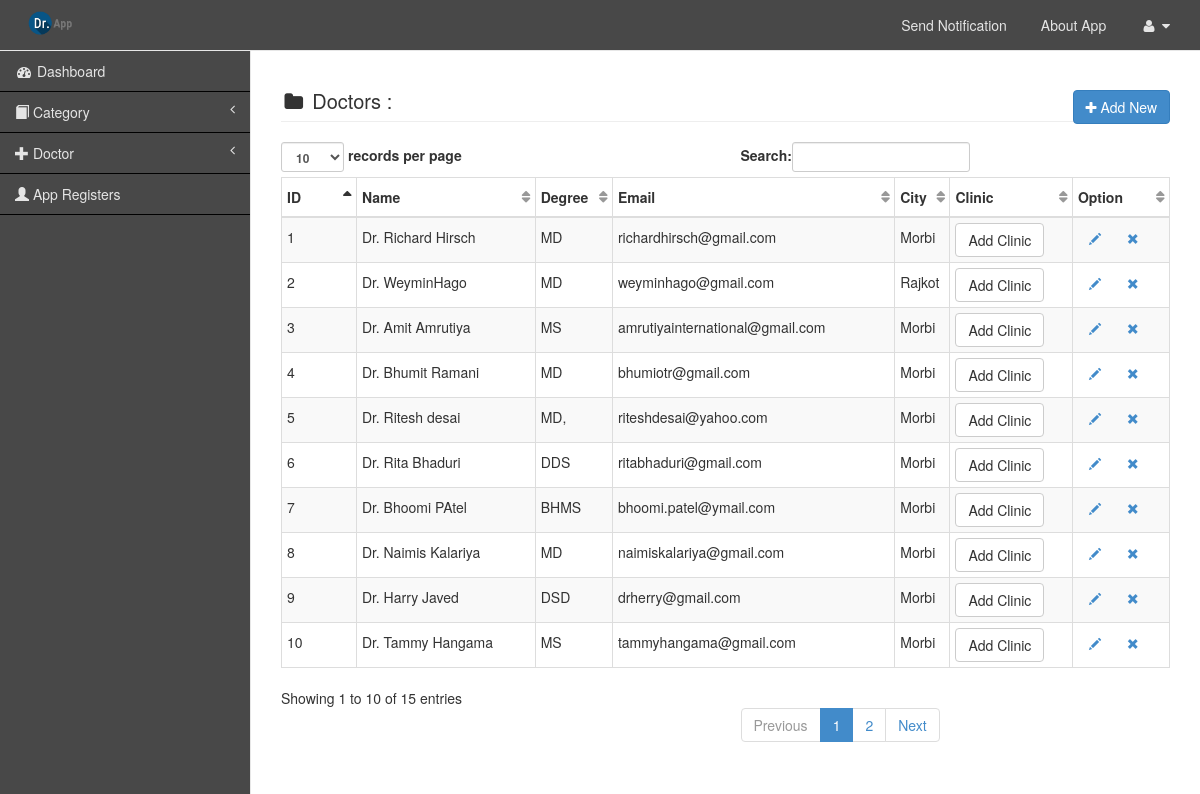
Screenshot of /Source/index.php?component=doctor&action=list (signed in) with the database file from the repository.
### tables this page shows
CREATE TABLE IF NOT EXISTS `doctors` (
  `dr_id` int(11) NOT NULL AUTO_INCREMENT,
  `cat_id` int(11) NOT NULL,
  `dr_name` varchar(200) NOT NULL,
  `dr_gender` varchar(30) NOT NULL,
  `dr_email` varchar(300) NOT NULL,
  `dr_password` varchar(300) NOT NULL,
  `dr_degree` varchar(200) NOT NULL,
  `dr_designation` varchar(200) NOT NULL,
  `dr_experiance` double NOT NULL,
  `dr_fees` double NOT NULL,
  `dr_description` longtext NOT NULL,
  `dr_country` varchar(100) NOT NULL,
  `dr_city` varchar(100) NOT NULL,
  `dr_phone` varchar(15) NOT NULL,
  `dr_speciality` varchar(300) NOT NULL,
  `dr_cover_image` varchar(200) NOT NULL,
  `dr_banner_image` varchar(300) NOT NULL,
  PRIMARY KEY (`dr_id`),
  UNIQUE KEY `dr_email` (`dr_email`)
);

### Source/models/doctor/db.php (called while the page is built, shortened)
<?php
function getDoctor()
{
    $q = new Query();
    $q->select()
->from(TBL_Doctor)
->run();
return  $q->get_selected();
}
?>

### Source/class/clsquery.php (called while the page is built, shortened)
<?php
class Query {
    public function __construct() {
        $this->having = '';
    }
    public function get_selected() {
        if (isset($this->limit) && 1==$this->limit) {
            $result = array();
            while($this->result && $result[] = mysql_fetch_assoc($this->result)){}
            array_pop($result);
            $results = array();
            foreach ($result as $values) {
                $results = $values;
            }
        }
        else {
            $results = array();
            while($this->result && $results[] = mysql_fetch_assoc($this->result)){}
            array_pop($results);
        }
        return $results;
    }
    public function select($select = '*') {
        $this->select = $select;
        return $this;
    }
    public function from($from) {
        $this->from = $from;
        return $this;
    }
    public function get($use_limit = false) {
        if (self::_get_delete_query()) {
            return $this->delete_query;
        }
        elseif (self::_get_insert_query()) {
            return $this->insert_query;
        }
        elseif (self::_get_select_query($use_limit)) {
            return $this->select_query;
        }
        elseif (self::_get_replace_query()) {
            return $this->replace_query;
        }
        elseif (self::_get_update_query()) {
            return $this->update_query;
        }
        elseif (self::_get_insert_multiple()) {
            return $this->insert_multiple_query;
        }
        else {
            return false;
        }
    }
    private function _get_delete_query() {
        return false;
    }
    private function _get_from() {
        if (isset($this->from)) {
            return
                'FROM' . "\n" .
                    "\t" . $this->from . "\n" .
                    '';
        }
        else {
            return '';
        }
    }
    private function _get_insert_query() {
        return false;
    }
    private function _get_join() {
        return self::_get_inner_join();
    }
    private function _get_limit() {
        if (!isset($this->limit)) {
            return '';
        }
    }
    private function _get_order_by() {
        if (
            !isset($this->order_by) ||
            empty($this->order_by)
            ) {
            return '';
        }
    }
    private function _get_results() {
        $this->results = mysql_num_rows($this->result);
    }
    private function _get_select() {
        if (is_array($this->select)) {
            $selects = array();
            foreach ($this->select as $k => $v) {
                if (false!==strpos($k,'%s')) {
                    $selects[] = sprintf($k,mysql_real_escape_string($v));
                }
                else {
                    $selects[] = $v;
                }
            }
            return
                'SELECT' . "\n" .
                    "\t" . implode(',' . "\n\t", $selects) . "\n" .
                    '';
        }
        elseif (empty($this->select)) {
            return
                'SELECT' . "\n" .
                    "\t" . '*' . "\n" .
                    '';
        }
        else {
            return
                'SELECT' . "\n" .
                    "\t" . $this->select . "\n" .
                    '';
        }
    }
    private function _get_select_query($use_limit = null) {
        if (isset($this->select)) {
            $this->query_type = 'select';
            $this->select_query = "\n".
                self::_get_select().
                self::_get_from().
                self::_get_join().
                self::_get_where().
                self::_get_group_by().
                $this->having .
                self::_get_order_by().
                ($use_limit || (!isset($this->page) && !isset($this->offset)) ? self::_get_limit() : '').
                '';
            return true;
        }
        return false;
    }
    private function _get_where() {
        $wheres = array();
        if (empty($wheres)) {
            return '';
        }
        else {
            return
                'WHERE' . "\n" .
                    "\t" . implode('AND' . "\n\t", $wheres) . "\n" .
                    '';
        }
    }
    private function _get_where_equal_or() {
        if (
            !isset($this->where_equal_or) ||
            !is_array($this->where_equal_or) ||
            empty($this->where_equal_or)
            ) {
            return '';
        }
    }
    private function _get_where_equal_to() {
        if (
            !isset($this->where_equal_to) ||
            !is_array($this->where_equal_to) ||
            empty($this->where_equal_to)
            ) {
            return '';
        }
    }
    private function _get_where_greater_than() {
        if (
            !isset($this->where_greater_than) ||
            !is_array($this->where_greater_than) ||
            empty($this->where_greater_than)
            ) {
            return '';
        }
    }
    private function _get_where_greater_than_or_equal_to() {
        if (
            !isset($this->where_greater_than_or_equal_to) ||
            !is_array($this->where_greater_than_or_equal_to) ||
            empty($this->where_greater_than_or_equal_to)
            ) {
            return '';
        }
    }
    private function _get_where_in() {
        if (
            !isset($this->where_in) ||
            !is_array($this->where_in) ||
            empty($this->where_in)
            ) {
            return '';
        }
    }
    private function _get_where_less_than() {
        if (
            !isset($this->where_less_than) ||
            !is_array($this->where_less_than) ||
            empty($this->where_less_than)
            ) {
            return '';
        }
    }
    private function _get_where_less_than_or_equal_to() {
        if (
            !isset($this->where_less_than_or_equal_to) ||
            !is_array($this->where_less_than_or_equal_to) ||
            empty($this->where_less_than_or_equal_to)
            ) {
            return '';
        }
    }
    private function _get_where_like_after() {
        if (
            !isset($this->where_like_after) ||
            !is_array($this->where_like_after) ||
            empty($this->where_like_after)
            ) {
            return '';
        }
    }
    private function _get_where_like_before() {
        if (
            !isset($this->where_like_before) ||
            !is_array($this->where_like_before) ||
            empty($this->where_like_before)
            ) {
            return '';
        }
    }
    private function _get_where_like_both() {
        if (
            !isset($this->where_like_both) ||
            !is_array($this->where_like_both) ||
            empty($this->where_like_both)
            ) {
            return '';
        }
    }
    private function _get_where_like_binary() {
        if (
            !isset($this->where_like_binary) ||
            !is_array($this->where_like_binary) ||
            empty($this->where_like_binary)
            ) {
            return '';
        }
    }
    private function _get_where_like_or() {
        if (
            !isset($this->where_like_or) ||
            !is_array($this->where_like_or) ||
            empty($this->where_like_or)
            ) {
            return '';
        }
    }
    private function _get_where_not_equal_or() {
        if (
            !isset($this->where_not_equal_or) ||
            !is_array($this->where_not_equal_or) ||
            empty($this->where_not_equal_or)
            ) {
            return '';
        }
    }
    private function _get_where_not_equal_to() {
        if (
            !isset($this->where_not_equal_to) ||
            !is_array($this->where_not_equal_to) ||
            empty($this->where_not_equal_to)
            ) {
            return '';
        }
    }
    private function _get_where_not_in() {
        if (
            !isset($this->where_not_in) ||
            !is_array($this->where_not_in) ||
            empty($this->where_not_in)
            ) {
            return '';
        }
    }
    private function _get_where_not_like() {
        if (
            !isset($this->where_not_like) ||
            !is_array($this->where_not_like) ||
            empty($this->where_not_like)
            ) {
            return '';
        }
    }
    public function run() {
        if (self::get()) {
            $function = '_run_' . $this->query_type;
            switch ($this->query_type) {
                case 'select':
                    if (!(isset($this->page) || isset($this->offset))) {
                        return self::$function();
                    }
                    break;
            }
        }
        return false;
    }
    private function _run_select() {
        return self::_run_query($this->select_query);
    }
    private function _run_query($query) {
        $this->result = mysql_query($query);
        switch ($this->query_type) {
            case 'select':
                if ($this->result && $this->results > 0) {
                    return $this->result;
                }
                return false;
        }
    }
}
?>

### Source/components/doctor/list.php (called while the page is built, shortened)
<?  common::user_access_only("admin");
    $data = getDoctor();
?>

### Source/views/doctor/list.php (the view, shortened to what this page needs)
<!DOCTYPE html>
<html>
<head>
<?php echo common::load_view("common","head"); ?>
</head>
<body>
    <div id="wrapper">
        <? echo common::elements("adminnav"); ?>
        <div id="page-wrapper">
<div class="row">
<div class="col-lg-12">
<h1 class="page-header"><i class="fa fa-folder fa-fw"></i> Doctors :  <div class="action pull-right">
    <a href="<?php echo common::get_component_link(array("doctor","add")); ?>" class="btn btn-primary"><i class="fa fa-plus"></i> Add New</a>
</div>
</h1>
</div>
</div>
<div class="row">
    <div class="col-md-12">
<div class="table-responsive">
                                <table class="table table-striped table-bordered table-hover" id="dataTables-example" >
                                    <thead>
                                        <tr>
                                            <th style="width: 80px;">ID</th>
                                            <th>Name</th>
                                            <th>Degree</th>
                                            <th>Email</th>
                                            <th>City</th>
                                            <th>Clinic</th>
                                            <th  style="width: 100px;">Option</th>
                                        </tr>
                                    </thead>
                                    <tbody>
                                    <? foreach($data as $d){ ?>
                                        <tr class="odd gradeX">
                                            <td><?=$d["dr_id"]; ?></td>
                                            <td><?=$d["dr_name"]; ?></td>
                                            <td><?=$d["dr_degree"]; ?></td>
                                            <td><?=$d["dr_email"]; ?></td>
                                            <td><?=$d["dr_city"]; ?></td>
                                            <td><a href="<?=common::get_component_link(array("clinic","list"),array("dr_id"=>$d["dr_id"]))?>" class="btn btn-default">Add Clinic</a></td>
                                            <td class="center">
                                             <a href="<?=common::get_component_link(array('doctor','edit'),array("id"=>$d['dr_id'])); ?>" class="btn btn-sm" title="Edit"><i class="glyphicon glyphicon-pencil"></i></a>
										      <a href="<?=common::get_component_link(array('doctor','delete'),array("id"=>$d['dr_id'])); ?>" class="btn btn-sm"  title="Delete"><i class="glyphicon glyphicon-remove"></i></a>
                                            </td>
                                        </tr>
                                     <? } ?>
                                    </tbody>
                                </table>
                            </div>
    </div>
</div>
			</div>
                  </div>
</body>
</html>

### rows the page displays
doctors: dr_id "1", dr_name "Dr. Richard Hirsch", dr_degree "MD", dr_email "richardhirsch@gmail.com", dr_city "Morbi"
doctors: dr_id "2", dr_name "Dr. WeyminHago", dr_degree "MD", dr_email "weyminhago@gmail.com", dr_city "Rajkot"
doctors: dr_id "3", dr_name "Dr. Amit Amrutiya", dr_degree "MS", dr_email "amrutiyainternational@gmail.com", dr_city "Morbi"
doctors: dr_id "4", dr_name "Dr. Bhumit Ramani", dr_degree "MD", dr_email "bhumiotr@gmail.com", dr_city "Morbi"
doctors: dr_id "5", dr_name "Dr. Ritesh desai", dr_degree "MD,", dr_email "riteshdesai@yahoo.com", dr_city "Morbi"
doctors: dr_id "6", dr_name "Dr. Rita Bhaduri", dr_degree "DDS", dr_email "ritabhaduri@gmail.com", dr_city "Morbi"
doctors: dr_id "7", dr_name "Dr. Bhoomi PAtel", dr_degree "BHMS", dr_email "bhoomi.patel@ymail.com", dr_city "Morbi"
doctors: dr_id "8", dr_name "Dr. Naimis Kalariya", dr_degree "MD", dr_email "naimiskalariya@gmail.com", dr_city "Morbi"
doctors: dr_id "9", dr_name "Dr. Harry Javed", dr_degree "DSD", dr_email "drherry@gmail.com", dr_city "Morbi"
doctors: dr_id "10", dr_name "Dr. Tammy Hangama", dr_degree "MS", dr_email "tammyhangama@gmail.com", dr_city "Morbi"
